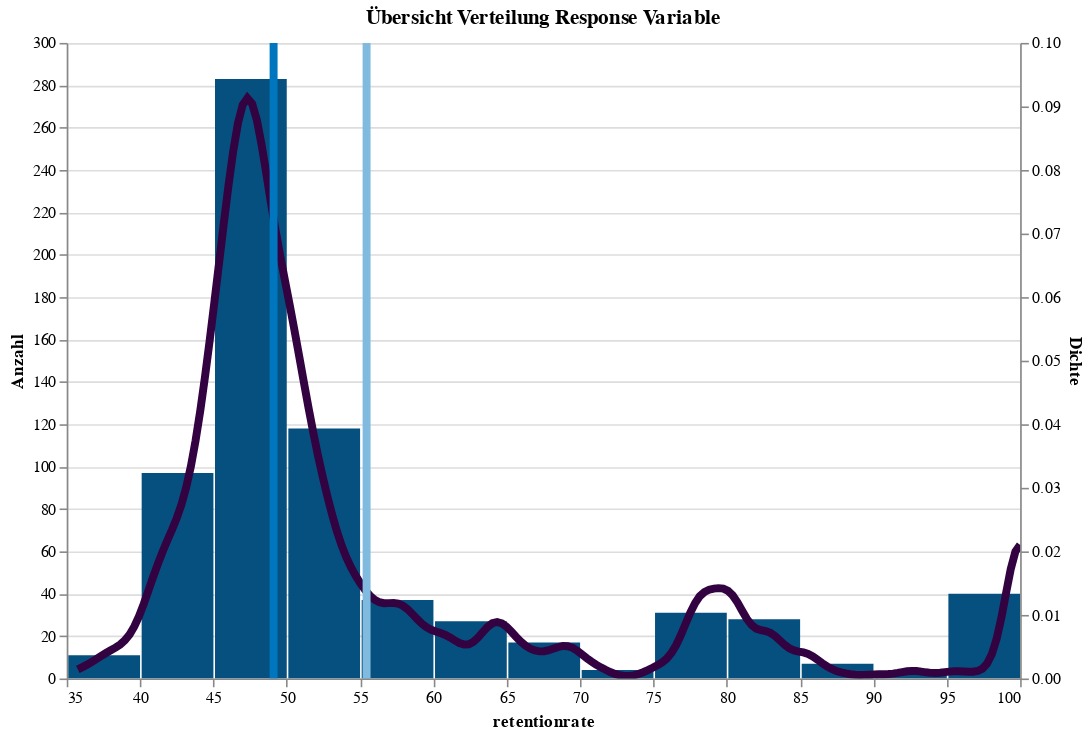

Notebook cell for this chart:
### Markdown cell above
#### Überblick Response Variable

### Code cell
# Histogramm
hist = alt.Chart(data).mark_bar(color=color1).encode(
    x=alt.X(y_label, bin=alt.Bin(maxbins=30), title=y_label),
    y=alt.Y('count()', title='Anzahl'),
    tooltip=alt.Tooltip(value='Histogramm') 
).properties(
    title='Übersicht Verteilung Response Variable',
    width=600,
    height=400
).interactive()

# Mittelwert-Linie
mean = alt.Chart(data).mark_rule(color=color4).encode(
    x=alt.X(f'mean({y_label}):Q'),
    size=alt.value(5),
    tooltip=alt.Tooltip(value='Mittelwert') 
)

# Median-Linie
median = alt.Chart(data).mark_rule(color=color3).encode(
    x=alt.X(f'median({y_label}):Q'),
    size=alt.value(5),
    tooltip=alt.Tooltip(value='Median') 
)

# Dichtekurve
density = alt.Chart(data).transform_density(
    y_label, 
    as_=[y_label, 'density'],
    bandwidth=1  # Hier eine geeignete Bandbreite
).mark_line(color=color2).encode(
    x=alt.X(f'{y_label}:Q', title=y_label),
    y=alt.Y('density:Q', title='Dichte'),
    tooltip=alt.Tooltip(value='Dichtekurve'),
    size = alt.value(5)
).properties(
    width=600,
    height=400
)

# Kombination der Charts mit sekundärer y-Achse für die Dichtekurve
combined_chart = alt.layer(
    hist,
    density.encode(y=alt.Y('density:Q', axis=alt.Axis(title='Dichte')))
).resolve_scale(
    y='independent'
) + mean + median

combined_chart

### Figure 1 — Vega-Lite specification as saved in the notebook (floating-point values rounded to 4 significant figures; data arrays with more than 128 entries replaced by an {"elided": "..."} marker saying what was removed)
{"config": {"view": {"continuousWidth": 300, "continuousHeight": 300}}, "layer": [{"mark": {"type": "bar", "color": "#06507F"}, "encoding": {"tooltip": {"value": "Histogramm"}, "x": {"bin": {"maxbins": 30}, "field": "retentionrate", "title": "retentionrate", "type": "quantitative"}, "y": {"aggregate": "count", "title": "Anzahl", "type": "quantitative"}}, "name": "view_3", "title": "Übersicht Verteilung Response Variable"}, {"mark": {"type": "line", "color": "#330241"}, "encoding": {"size": {"value": 5}, "tooltip": {"value": "Dichtekurve"}, "x": {"field": "retentionrate", "title": "retentionrate", "type": "quantitative"}, "y": {"axis": {"title": "Dichte"}, "field": "density", "type": "quantitative"}}, "transform": [{"density": "retentionrate", "bandwidth": 1, "as": ["retentionrate", "density"]}]}, {"mark": {"type": "rule", "color": "#80BADF"}, "encoding": {"size": {"value": 5}, "tooltip": {"value": "Mittelwert"}, "x": {"aggregate": "mean", "field": "retentionrate", "type": "quantitative"}}}, {"mark": {"type": "rule", "color": "#0076BF"}, "encoding": {"size": {"value": 5}, "tooltip": {"value": "Median"}, "x": {"aggregate": "median", "field": "retentionrate", "type": "quantitative"}}}], "data": {"name": "data-e2e1ee160eb3ad99c3a81a4a8415f2d5"}, "height": 400, "params": [{"name": "param_3", "select": {"type": "interval", "encodings": ["x", "y"]}, "bind": "scales", "views": ["view_3"]}], "resolve": {"scale": {"y": "independent"}}, "width": 600, "$schema": "https://vega.github.io/schema/vega-lite/v5.20.1.json", "datasets": {"data-e2e1ee160eb3ad99c3a81a4a8415f2d5": {"elided": "703 records"}}}
